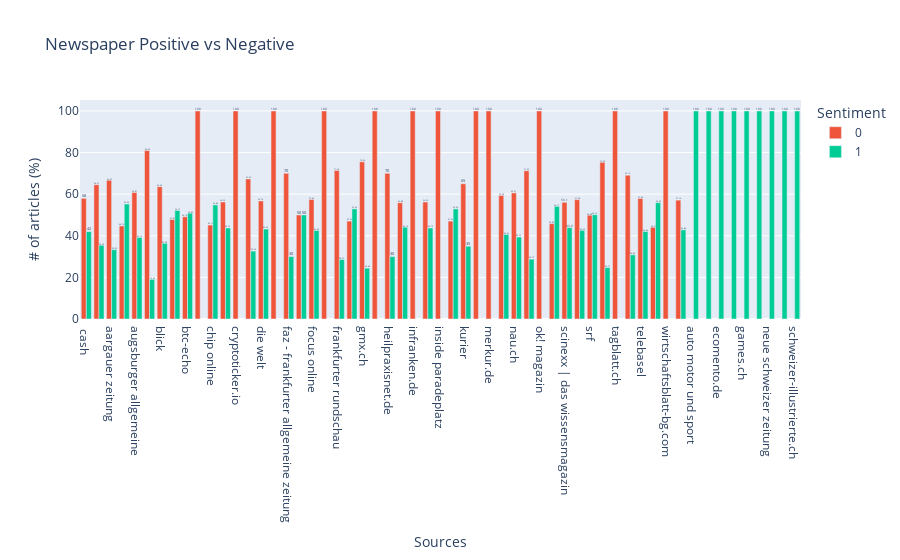

Notebook code for this chart:
### Code cell
figNews = px.bar(clean,
                 x="source",
                 y="sentiment %",
                 text = "sentiment %",
                 barmode="group",
                 color="sentiment",
                 color_discrete_map={
                    '0': '#ef553b',
                    '1': '#00cc96'
                    },
                 labels={
                      "source": "Sources",
                      "sentiment %": "# of articles (%)",
                      "sentiment": "Sentiment"
                  },
                  title="Newspaper Positive vs Negative"
                  )
                  
figNews.show()

### Figure 1 — Plotly figure (JSON) as saved in the notebook; plotly's stock layout.template omitted (floating-point values rounded to 4 significant figures)
{"data": [{"alignmentgroup": "True", "hovertemplate": "Sentiment=0<br>Sources=%{x}<br># of articles (%)=%{text}<extra></extra>", "legendgroup": "0", "marker": {"color": "#ef553b"}, "name": "0", "offsetgroup": "0", "orientation": "v", "showlegend": true, "text": [58, 64.57, 66.67, 44.74, 60.81, 80.95, 63.62, 47.83, 49.15, 100, 45.16, 56.25, 100, 67.35, 56.76, 100, 70, 50, 57.45, 100, 71.43, 47.06, 75.56, 100, 70, 55.88, 100, 56.25, 100, 47.06, 65, 100, 100, 59.38, 60.61, 71.23, 100, 45.83, 56.1, 57.38, 49.88, 75.29, 100, 69.15, 57.94, 44.07, 100, 57.14], "textposition": "auto", "type": "bar", "x": [" cash", "20 minuten", "aargauer zeitung", "aerotelegraph", "augsburger allgemeine", "bild", "blick", "bluewin.ch", "btc-echo", "business insider deutschland", "chip online", "coincierge", "cryptoticker.io", "der spiegel", "die welt", "echo24.de", "faz - frankfurter allgemeine zeitung", "finews.ch", "focus online", "fr.de", "frankfurter rundschau", "futurezone.at", "gmx.ch", "heidelberg24.de", "heilpraxisnet.de", "heise online", "infranken.de", "inside digital", "inside paradeplatz", "insuedthueringen.de", "kurier", "luzerner zeitung", "merkur.de", "motorsport-total.com", "nau.ch", "neue zürcher zeitung", "ok! magazin", "real total", "scinexx | das wissensmagazin", "speedweek.com", "srf", "t-online", "tagblatt.ch", "tages-anzeiger", "telebasel", "watson", "wirtschaftsblatt-bg.com", "www.rtl.de"], "xaxis": "x", "y": [58, 64.57, 66.67, 44.74, 60.81, 80.95, 63.62, 47.83, 49.15, 100, 45.16, 56.25, 100, 67.35, 56.76, 100, 70, 50, 57.45, 100, 71.43, 47.06, 75.56, 100, 70, 55.88, 100, 56.25, 100, 47.06, 65, 100, 100, 59.38, 60.61, 71.23, 100, 45.83, 56.1, 57.38, 49.88, 75.29, 100, 69.15, 57.94, 44.07, 100, 57.14], "yaxis": "y"}, {"alignmentgroup": "True", "hovertemplate": "Sentiment=1<br>Sources=%{x}<br># of articles (%)=%{text}<extra></extra>", "legendgroup": "1", "marker": {"color": "#00cc96"}, "name": "1", "offsetgroup": "1", "orientation": "v", "showlegend": true, "text": [42, 35.43, 33.33, 55.26, 39.19, 100, 19.05, 36.38, 52.17, 50.85, 100, 54.84, 43.75, 32.65, 43.24, 100, 100, 30, 50, 42.55, 28.57, 52.94, 100, 24.44, 30, 44.12, 43.75, 52.94, 100, 35, 40.62, 39.39, 100, 28.77, 100, 54.17, 100, 43.9, 42.62, 50.12, 24.71, 30.85, 42.06, 55.93, 42.86], "textposition": "auto", "type": "bar", "x": [" cash", "20 minuten", "aargauer zeitung", "aerotelegraph", "augsburger allgemeine", "auto motor und sport", "bild", "blick", "bluewin.ch", "btc-echo", "chinahandys.net", "chip online", "coincierge", "der spiegel", "die welt", "ecomento.de", "eurosport de", "faz - frankfurter allgemeine zeitung", "finews.ch", "focus online", "frankfurter rundschau", "futurezone.at", "games.ch", "gmx.ch", "heilpraxisnet.de", "heise online", "inside digital", "insuedthueringen.de", "it magazine", "kurier", "motorsport-total.com", "nau.ch", "neue schweizer zeitung", "neue zürcher zeitung", "nzzas.nzz.ch", "real total", "schweizer-illustrierte.ch", "scinexx | das wissensmagazin", "speedweek.com", "srf", "t-online", "tages-anzeiger", "telebasel", "watson", "www.rtl.de"], "xaxis": "x", "y": [42, 35.43, 33.33, 55.26, 39.19, 100, 19.05, 36.38, 52.17, 50.85, 100, 54.84, 43.75, 32.65, 43.24, 100, 100, 30, 50, 42.55, 28.57, 52.94, 100, 24.44, 30, 44.12, 43.75, 52.94, 100, 35, 40.62, 39.39, 100, 28.77, 100, 54.17, 100, 43.9, 42.62, 50.12, 24.71, 30.85, 42.06, 55.93, 42.86], "yaxis": "y"}], "layout": {"barmode": "group", "legend": {"title": {"text": "Sentiment"}, "tracegroupgap": 0}, "title": {"text": "Newspaper Positive vs Negative"}, "xaxis": {"anchor": "y", "domain": [0, 1], "title": {"text": "Sources"}}, "yaxis": {"anchor": "x", "domain": [0, 1], "title": {"text": "# of articles (%)"}}}}
